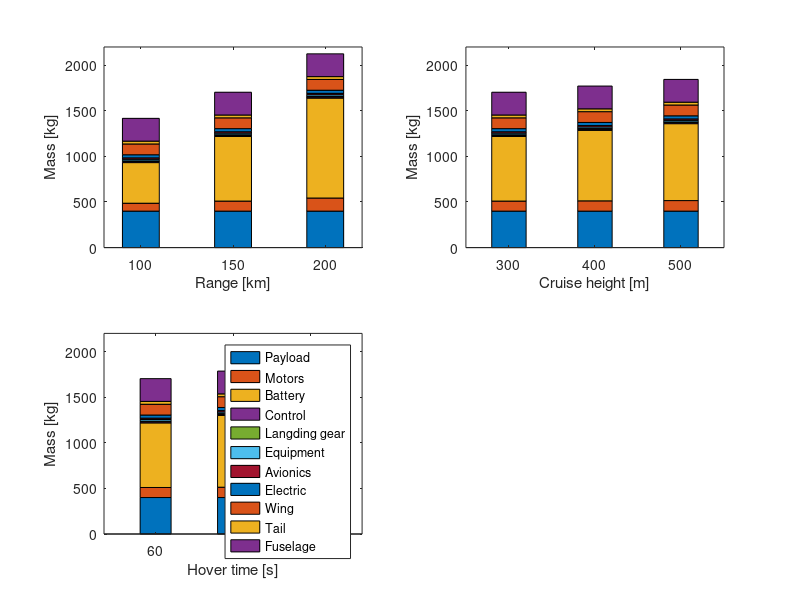

The MATLAB script that drew this image:
% [Wpayload,Wmotors,Wbattery,Wcontrol,WlangdingGear,Wequipment,Wavionics,Welectric,Wwing,Wtail,Wfuselage]
%%
%%Decomposed bar stacks of maximum takeoff mass for different cruise ranges
subplot(2,2,1)
x1=[3920 849.37 4366 114.83 73.2 175.24 147 332.94 1160 304.52 2447];%cruise range:100km
x2=[3920 1079.7 6943.4 114.83 73.2 175.24 147 332.94 1160 304.52 2447];%cruise range:150km
x3=[3920 1407.7 10742 114.83 73.2 175.24 147 332.94 1160 304.52 2447];%cruise range:200km
y1=[x1/9.8;x2/9.8;x3/9.8];%total mass
E1=[111.387;177.13;274.04];%energy consumption
ranges=100:50:200;
ranges = ranges';%ranges = (10:10:200) * 1e3
 b1=bar(ranges,y1,0.4,'stacked');
 ylim([0,2200])
 xlabel('Range [km]')
 ylabel('Mass [kg]')
%  legend('Payload','Motors','Battery','Control','Langding gear','Equipment','Avionics','Electric','Wing','Tail','Fuselage')
hold on;
%%
%%different cruise heights
subplot(2,2,2)
x2=[3920 1079.7 6943.4 114.83 73.2 175.24 147 332.94 1160 304.52 2447];%cruise range:150km
x4=x2;%cruise height:300m
x5=[3920 1104.3 7582.3 114.83 73.2 175.24 147 332.94 1160 304.52 2447];%cruise height:400m
x6=[3920 1133.4 8267.3 114.83 73.2 175.24 147 332.94 1160 304.52 2447];%cruise height:500m
y2=[x4/9.8;x5/9.8;x6/9.8];
heights=300:100:500;
 heights= heights';
b2=bar(heights,y2,0.4,'stacked');
% xlim([30,770])
ylim([0,2200])
xlabel('Cruise height [m]')
ylabel('Mass [kg]')
% legend('Payload','Motors','Battery','Control','Langding gear','Equipment','Avionics','Electric','Wing','Tail','Fuselage')
hold on;
%%
%%different hover times
subplot(2,2,3)
x2=[3920 1079.7 6943.4 114.83 73.2 175.24 147 332.94 1160 304.52 2447];%cruise range:150km
x7=x2;%hover time:60s
x8=[3920 1109.6 7724.4 114.83 73.2 175.24 147 332.94 1160 304.52 2447];%hover time:90s
x9=[3920 1146.6 8575.3 114.83 73.2 175.24 147 332.94 1160 304.52 2447];%hover time:120s
y3=[x7/9.8;x8/9.8;x9/9.8];
times=60:30:120;
times= times';
b3=bar(times,y3,0.4,'stacked');
% xlim([-20,200])
ylim([0,2200])
xlabel('Hover time [s]')
ylabel('Mass [kg]')
% legend('Payload','Motors','Battery','Control','Langding gear','Equipment','Avionics','Electric','Wing','Tail','Fuselage')
hold on;
set(gcf, 'Position', [100, 100, 500, 700]);
legend({'Payload','Motors','Battery','Control','Langding gear','Equipment','Avionics','Electric','Wing','Tail','Fuselage'},'location','best');
%%
%%Pie chart of maximum takeoff mass decomposition at a cruise range of 150km
%  x2=[3920 1079.7 6943.4 114.83 73.2 175.24 147 332.94 1160 304.52 2447];%150km
%  pie(x2);
%  legend('Payload','Motors','Battery','Control','Langding gear','Equipment','Avionics','Electric','Wing','Tail','Fuselage')

%%
%%Variation of battery output power in each flight phase with different cruise ranges
% subplot(3,1,1)
% x1=[  0,    6,60,    61,  211,  212, 1840,1841,  1991, 1992 , 2052,2058];%100km
% x2=[  0,    6,60,    61,  211,  212, 2594,2595,  2745, 2746 , 2812,2818];%150km
% x3=[  0,    6,60,    61,  211,  212, 3062,3063,  3213, 3214 , 3274,3280];%200km
% 
% y1=[0,322,322,475.3,475.3,149.9,149.9,475.3,475.3,322,322,  0];
% y2=[0,423.3,423.3,624.8,624.8,190.9,190.9,624.8,624.8,423.3,423.3,  0];
% y3=[0,552.7,552.7,790.4,790.4,261.8,261.8,790.4,790.4,552.7,552.7,  0];
% plot(x1,y1,'r-' ,x2,y2,'b-',x3,y3,'g-'); 
% xlabel('Time [s]')
% ylabel('Power [kW]')
% legend('100 km','150 km','200 km'); 
% hold on;
% %
% %different cruise heights
% subplot(3,1,2)
% h1=[  0,    6,60,    61,  211,  212, 2594,2595,  2745, 2746 , 2812,2818];%300m
% h2=[  0,    6,60,    61,  261,  262, 2600,2601,  2801, 2802 , 2862,2868];%400m
% h3=[  0,    6,60,    61,  311,  312, 2604,2605,  2855, 2856 , 2916,2922];%500m
% 
% H1=[0,423.3,423.3,624.8,624.8,190.9,190.9,624.8,624.8,423.3,423.3,  0];
% H2=[0,439.4,439.4,628.3,628.3,203.6,203.6,628.3,628.3,439.4,439.4,  0];
% H3=[0,451.8,451.8,646.1,646.1,217.9,217.9,646.1,646.1,451.8,451.8,  0];
%  plot(h1,H1,'r-' ,h2,y2,'b-',h3,H3,'g-'); 
% xlabel('Time [s]')
% ylabel('Power [kW]')
% legend('300 m','400 m','500 m'); 
% hold on;
% %
% %different hover times
% subplot(3,1,3)
% t1=[  0,    6,60,    61,  211,  212, 2594,2595,  2745, 2746 , 2812,2818];%60s
% t2=[  0,    6,90,    91,  241,  242, 2570,2571,  2721 ,2722,  2782,2788];%90s
% t3=[  0,    6,120,  121,  271,  272, 2544,2545,  2695, 2696 , 2756,2762];%120s
% 
% T1=[0,423.3,423.3,624.8,624.8,190.9,190.9,624.8,624.8,423.3,423.3,  0];
% T2=[0,441.9,441.9,631.9,631.9,206.5,206.5,631.9,631.9,441.9,441.9,  0];
% T3=[0,444.6,444.6,635.8,635.8,225.6,225.6,635.8,635.8,444.6,444.6,  0];
%  plot(t1,T1,'r-' ,t2,T2,'b-',t3,T3,'g-'); 
% xlabel('Time [s]')
% ylabel('Power [kW]')
% legend('60 s','90 s','120 s'); 

